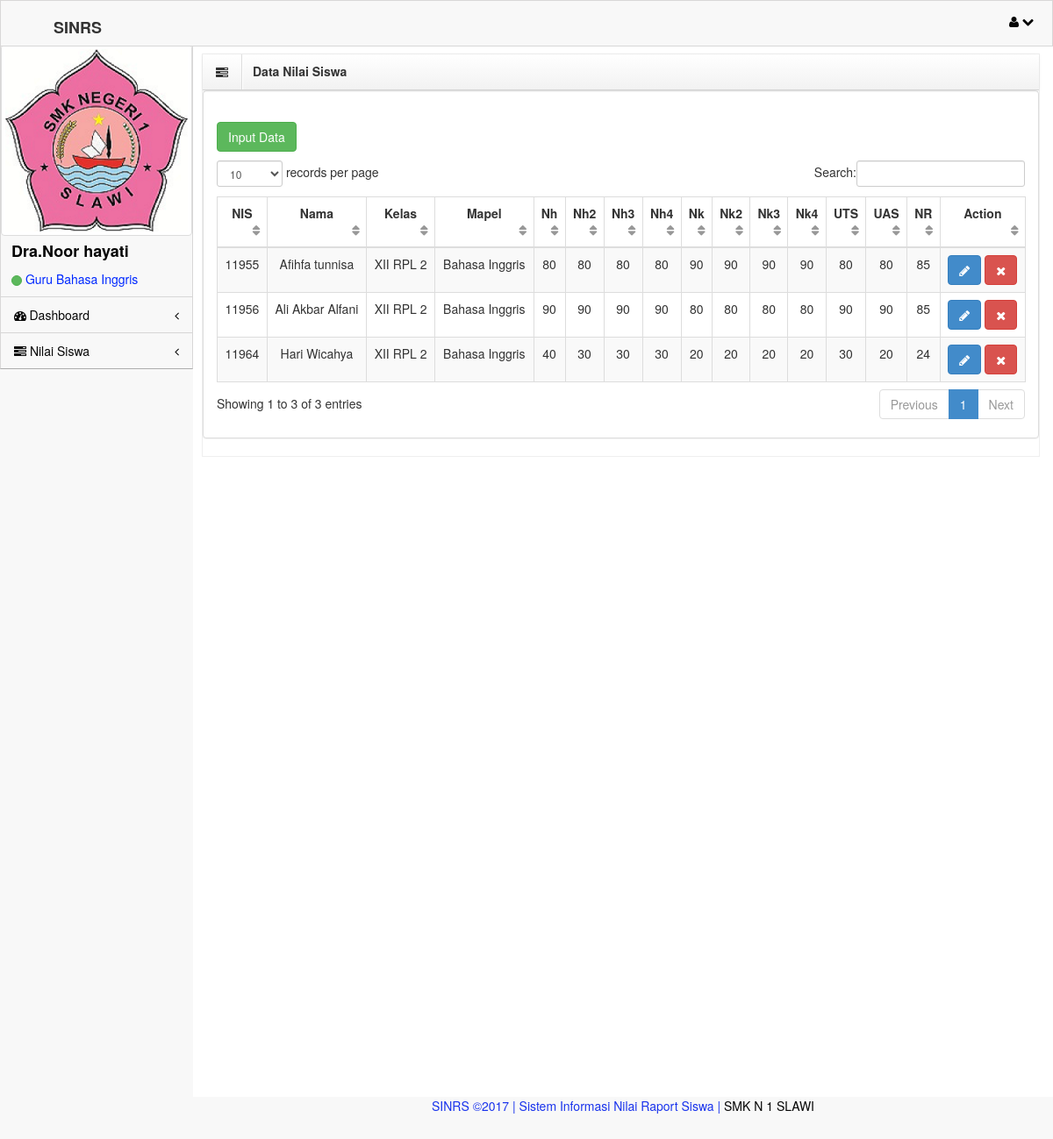
The page /guru/nilai.php (signed in) on the database its author committed.
### tables this page shows
CREATE TABLE IF NOT EXISTS `user` (
  `id` int(11) NOT NULL AUTO_INCREMENT,
  `id_guru` varchar(20) NOT NULL,
  `nama_lengkap` varchar(50) NOT NULL,
  `username` varchar(20) NOT NULL,
  `password` text NOT NULL,
  `hak_akses` varchar(20) NOT NULL,
  `kd_mapel` varchar(20) NOT NULL,
  PRIMARY KEY (`id`)
);

CREATE TABLE IF NOT EXISTS `mapel` (
  `kd_mapel` varchar(5) NOT NULL,
  `mapel` varchar(30) NOT NULL,
  PRIMARY KEY (`kd_mapel`)
);

CREATE TABLE IF NOT EXISTS `nilai` (
  `id_nilai` int(11) NOT NULL AUTO_INCREMENT,
  `id_siswa` varchar(20) NOT NULL,
  `kd_mapel` varchar(20) NOT NULL,
  `id_guru` varchar(20) NOT NULL,
  `semester` varchar(2) NOT NULL,
  `kb` varchar(2) NOT NULL,
  `nh` varchar(4) NOT NULL,
  `nh2` varchar(4) NOT NULL,
  `nh3` varchar(4) NOT NULL,
  `nh4` varchar(4) NOT NULL,
  `uts` varchar(4) NOT NULL,
  `uas` varchar(4) NOT NULL,
  `n_peng` varchar(4) NOT NULL,
  `predikat` varchar(2) NOT NULL,
  `deskrip` text NOT NULL,
  `np` varchar(3) NOT NULL,
  `np2` varchar(3) NOT NULL,
  `np3` varchar(3) NOT NULL,
  `np4` varchar(3) NOT NULL,
  `nketram` varchar(3) NOT NULL,
  `pred` varchar(2) NOT NULL,
  `deskripsi` text NOT NULL,
  `n_raport` varchar(3) NOT NULL,
  PRIMARY KEY (`id_nilai`)
);

CREATE TABLE IF NOT EXISTS `siswa` (
  `id_siswa` int(11) NOT NULL AUTO_INCREMENT,
  `nis` varchar(30) NOT NULL,
  `nama` varchar(50) NOT NULL,
  `kelas` varchar(30) NOT NULL,
  `tempat_lhr` varchar(30) NOT NULL,
  `tanggal_lhr` date NOT NULL,
  `jk` varchar(15) NOT NULL,
  `agama` varchar(20) NOT NULL,
  `alamat` varchar(50) NOT NULL,
  PRIMARY KEY (`id_siswa`)
);

### guru/nilai.php (the view, shortened to what this page needs)
<!DOCTYPE html>
 <html lang="en">
<head>
    <link rel="stylesheet" href="assets/plugins/bootstrap/css/bootstrap.css" />
    <link rel="stylesheet" href="assets/css/main.css" />
    <link rel="stylesheet" href="assets/css/theme.css" />
    <link rel="stylesheet" href="assets/css/MoneAdmin.css" />
    <link rel="stylesheet" href="assets/plugins/Font-Awesome/css/font-awesome.css" />
   <link href="assets/plugins/dataTables/dataTables.bootstrap.css" rel="stylesheet" />
</head>
<body class="padTop53 " >
    <?php
    if($_SESSION['guru'])
    {
        ?>
    <div id="wrap" >
        <div id="top">
            <nav class="navbar navbar-inverse navbar-fixed-top " style="padding-top: 10px;">
                <header class="navbar-header">
                    <h4><b>SINRS</b></h4>
                </header>
                <ul class="nav navbar-top-links navbar-right">
                    <li class="dropdown">
                        <a class="dropdown-toggle" data-toggle="dropdown" href="#">
                            <i class="icon-user "></i> <i class="icon-chevron-down "></i>
                        </a>
                    </li>
                </ul>
            </nav>
        </div>
<?php
include"m2.php";
?>
<?php
                  if(@$_SESSION['admin']) {
                    $userlogin=@$_SESSION['admin'];
                   }else if(@$_SESSION['guru']){
                    $userlogin=@$_SESSION['guru'];
                    }else if(@$_SESSION['walikelas']) {
                    $userlogin=@$_SESSION['walikelas'];
                }
                $sql=mysql_query("SELECT user.id_guru,user.nama_lengkap,user.username,user.password,user.hak_akses,user.kd_mapel,mapel.mapel FROM `user` JOIN mapel ON user.kd_mapel=mapel.kd_mapel WHERE id='$userlogin'") or die(mysql_error());
                $cek   =mysql_fetch_array($sql);
                $matapel=$cek['mapel'];
                ?>
        <div id='content'>
            <div class='inner'>
                <div class='row'>
                        <div class='col-lg-12'>
                            <div class='box'>
                                <header>
                                    <div class='icons'><i class='icon-tasks'></i></div>
                                    <h5>Data Nilai Siswa</h5>
                                </header>
                <div class='row'>
                <div class='col-lg-12'>
                    <div class='panel panel-default'>
                        <div id='collapseOne' class='accordion-body collapse in body'>
                        </div>
                        <div class='panel-body'>
                         <p><a href='formnilai.php'><button class='btn btn-success'> Input Data </button></a></p>
                            <div class='table-responsive'>
                                <table class='table table-striped table-bordered table-hover' id='dataTables-example'>
                                    <thead>
                                        <tr>
                                                <th><div align='center'>NIS</th></div>
                                                <th><div align='center'>Nama</th></div>
                                                <th><div align='center'>Kelas</th></div>
                                                <th><div align='center'>Mapel</th></div>
                                                <th><div align='center'>Nh</th></div>
                                                <th><div align='center'>Nh2</th></div>
                                                <th><div align='center'>Nh3</th></div>
                                                <th><div align='center'>Nh4</th></div>
                                                <th><div align='center'>Nk</th></div>
                                                <th><div align='center'>Nk2</th></div>
                                                <th><div align='center'>Nk3</th></div>
                                                <th><div align='center'>Nk4</th></div>
                                                <th><div align='center'>UTS</th></div>
                                                <th><div align='center'>UAS</th></div>
                                                <th><div align='center'>NR</th></div>
                                                <th><div align='center'>Action</th></div>
                                    <tbody>
                                        <?php
                                   $tampil="SELECT nilai.id_nilai, siswa.nis, siswa.nama,siswa.kelas, nilai.kd_mapel, nilai.nh, nilai.nh2, nilai.nh3, nilai.nh4, nilai.np, nilai.np2, nilai.np3, nilai.np4, nilai.uts, nilai.uas, nilai.n_raport FROM nilai INNER JOIN siswa ON nilai.id_siswa = siswa.id_siswa WHERE kd_mapel='$matapel' ";
                                    $hasil =mysql_query($tampil);
                                    while($data =mysql_fetch_array($hasil))
                                    {
                                    $nis =$data['nis'];
                                    $nama= $data['nama'];
                                    $kelas= $data['kelas'];
                                    $mapel= $data['kd_mapel'];
                                    $nh= $data['nh'];
                                    $nh2= $data['nh2'];
                                    $nh3= $data['nh3'];
                                    $nh4= $data['nh4'];
                                    $np= $data['np'];
                                    $np2= $data['np2'];
                                    $np3= $data['np3'];
                                    $np4= $data['np4'];
                                    $uts= $data['uts'];
                                    $uas= $data['uas'];
                                    $raport= $data['n_raport'];
                                    echo"<tr>
                                          <td><div align='center'>$nis</td></div>
                                          <td><div align='center'>$nama</td></div>
                                          <td><div align='center'>$kelas</td></div>
                                          <td><div align='center'>$mapel</td></div>
                                          <td><div align='center'>$nh</td></div>
                                          <td><div align='center'>$nh2</td></div>
                                          <td><div align='center'>$nh3</td></div>
                                          <td><div align='center'>$nh4</td></div>
                                          <td><div align='center'>$np</td></div>
                                          <td><div align='center'>$np2</td></div>
                                          <td><div align='center'>$np3</td></div>
                                          <td><div align='center'>$np4</td></div>
                                          <td><div align='center'>$uts</td></div>
                                          <td><div align='center'>$uas</td></div>
                                          <td><div align='center'>$raport</td></div>
                                          <td><div align='center'><a href='formeditnilai.php?id_nilai=$data[id_nilai]'><button class='btn btn-primary'><i class='icon-pencil icon-white'></i></button></a>
                                            <a href='hapusnilai.php?id_nilai=$data[id_nilai]'><button class='btn btn-danger'><i class='icon-remove icon-white'></i></button></a></td></div>
                                        </tr>";?>
                                   <?php } ?>
                                    </tbody>
  <?php include"footer2.php" ?>
   <?php
    }
 else{
    echo"<script>window.alert('Maaf Anda Harus Login Dulu !!!')
    window.location='../index.php'</script>";
}
?>

### guru/m2.php
       <div id="left" >
            <div class="media user-media well-small">
                    <img class="media-object img-thumbnail user-img" alt="User Picture" src="assets/img/smean.PNG"/>
             <div class="media-body">
                <?php
                  if(@$_SESSION['admin']) {
                    $userlogin=@$_SESSION['admin'];
                   }else if(@$_SESSION['guru']){
                    $userlogin=@$_SESSION['guru'];
                    }else if(@$_SESSION['walikelas']) {
                    $userlogin=@$_SESSION['walikelas'];
                }
                $sql=mysql_query("SELECT user.id_guru,user.nama_lengkap,user.username,user.password,user.hak_akses,user.kd_mapel,mapel.mapel FROM `user` JOIN mapel ON user.kd_mapel=mapel.kd_mapel WHERE id='$userlogin'") or die(mysql_error());
                $cek   =mysql_fetch_array($sql);
                ?>
                    <h5 class="media-heading"><?php echo $cek['nama_lengkap'];?> </h5>
                    <ul class="list-unstyled user-info">
                        <li>
                             <a class="btn btn-success btn-xs btn-circle" style="width: 10px;height: 12px;"></a> Guru <?php echo $cek['mapel'] ?>
                        </li>
                    </ul>
                </div>
                <br />
            </div>
             <ul id="menu" class="collapse">
                <li class="panel ">
                    <a href="index.php" data-parent="#menu" data-toggle="collapse" class="accordion-toggle" data-target="#component-nav">
                        <i class=" icon-dashboard"> </i> Dashboard
                        <span class="pull-right">
                          <i class="icon-angle-left"></i>
                        </span>
                    </a>
                </li>
                    <li class="panel">
                    <a href="nilai.php" data-parent="#menu" data-toggle="collapse" class="accordion-toggle" data-target="#pagesr-nav">
                        <i class=" icon-tasks"></i> Nilai Siswa
                        <span class="pull-right">
                            <i class="icon-angle-left"></i>
                        </span>
                    </a>
                </li>
</ul>
        </div>

### assets/css/MoneAdmin.css (style rules this page uses)
body { background-color: #f8f8f8; }
.navbar-top-links li { display: inline-block; }
.navbar-top-links li:last-child { margin-right: 15px; }
.navbar-top-links li a { padding: 15px; border:1px solid #f8f8f8; padding:2px 5px 2px 5px; background-color:#f8f8f8; }
table.dataTable thead .sorting, table.dataTable thead .sorting_asc:after, table.dataTable thead .sorting_desc, table.dataTable thead .sorting_asc_disabled, table.dataTable thead .sorting_desc_disabled { background: transparent; }
table.dataTable thead .sorting_asc:after { content: "\f0de"; float: right; font-family: fontawesome; }
table.dataTable thead .sorting:after { content: "\f0dc"; float: right; font-family: fontawesome; color: rgba(50,50,50,.5); }
.btn-circle { width: 30px; height: 30px; padding: 6px 0; border-radius: 15px; text-align: center; font-size: 12px; line-height: 1.428571429; }

### rows shown on the page
user: nama_lengkap "Dra.Noor hayati", kd_mapel.mapel "Bahasa Inggris"
nilai: id_siswa.nis "11955", id_siswa.nama "Afihfa tunnisa", id_siswa.kelas "XII RPL 2", kd_mapel "Bahasa Inggris", nh "80", nh2 "80", nh3 "80", nh4 "80", np "90", np2 "90", np3 "90", np4 "90", uts "80", uas "80", n_raport "85"
nilai: id_siswa.nis "11956", id_siswa.nama "Ali Akbar Alfani", id_siswa.kelas "XII RPL 2", kd_mapel "Bahasa Inggris", nh "90", nh2 "90", nh3 "90", nh4 "90", np "80", np2 "80", np3 "80", np4 "80", uts "90", uas "90", n_raport "85"
nilai: id_siswa.nis "11964", id_siswa.nama "Hari Wicahya", id_siswa.kelas "XII RPL 2", kd_mapel "Bahasa Inggris", nh "40", nh2 "30", nh3 "30", nh4 "30", np "20", np2 "20", np3 "20", np4 "20", uts "30", uas "20", n_raport "24"
